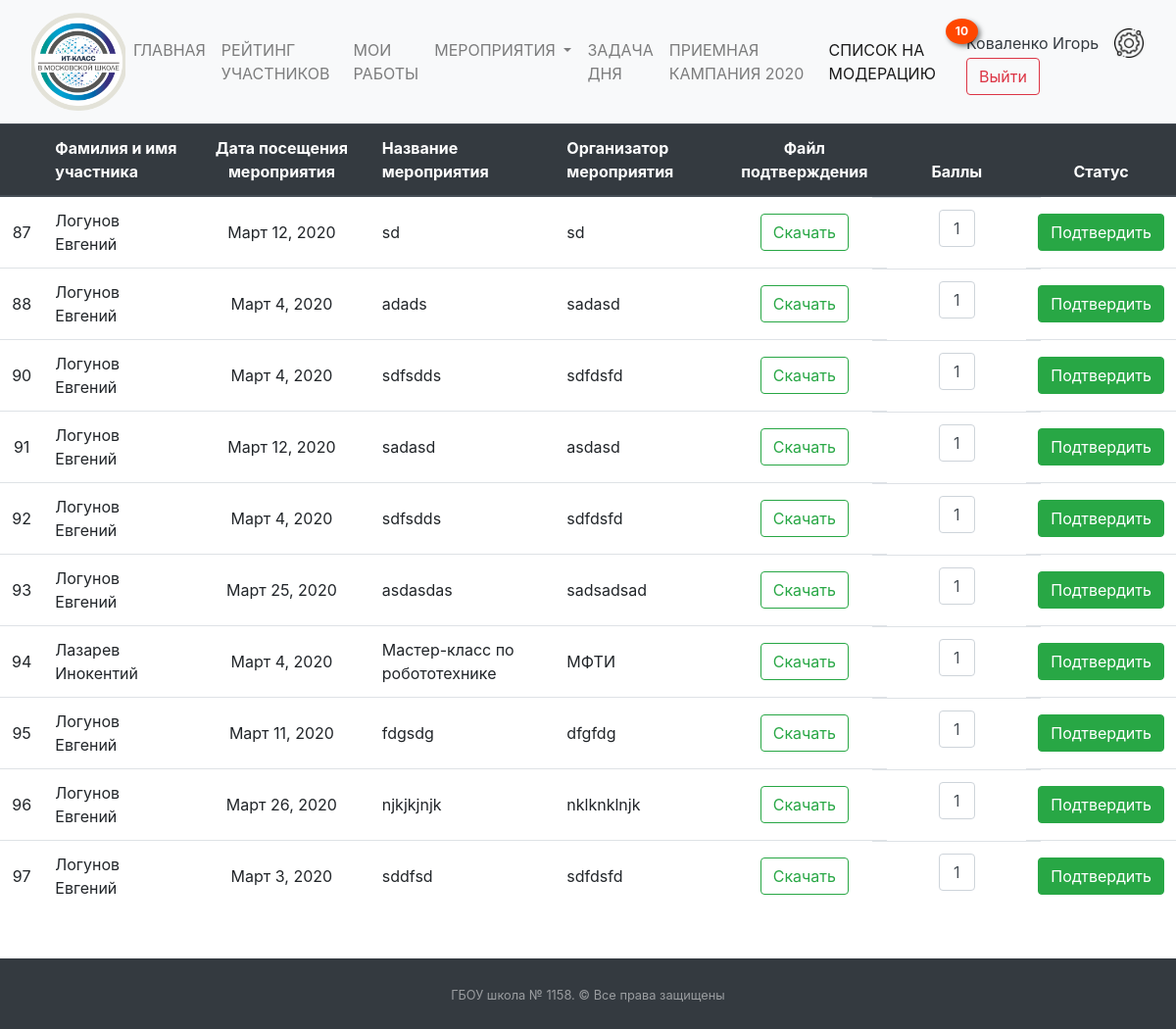
Page /check_list/ (signed in) on the earlier database version.
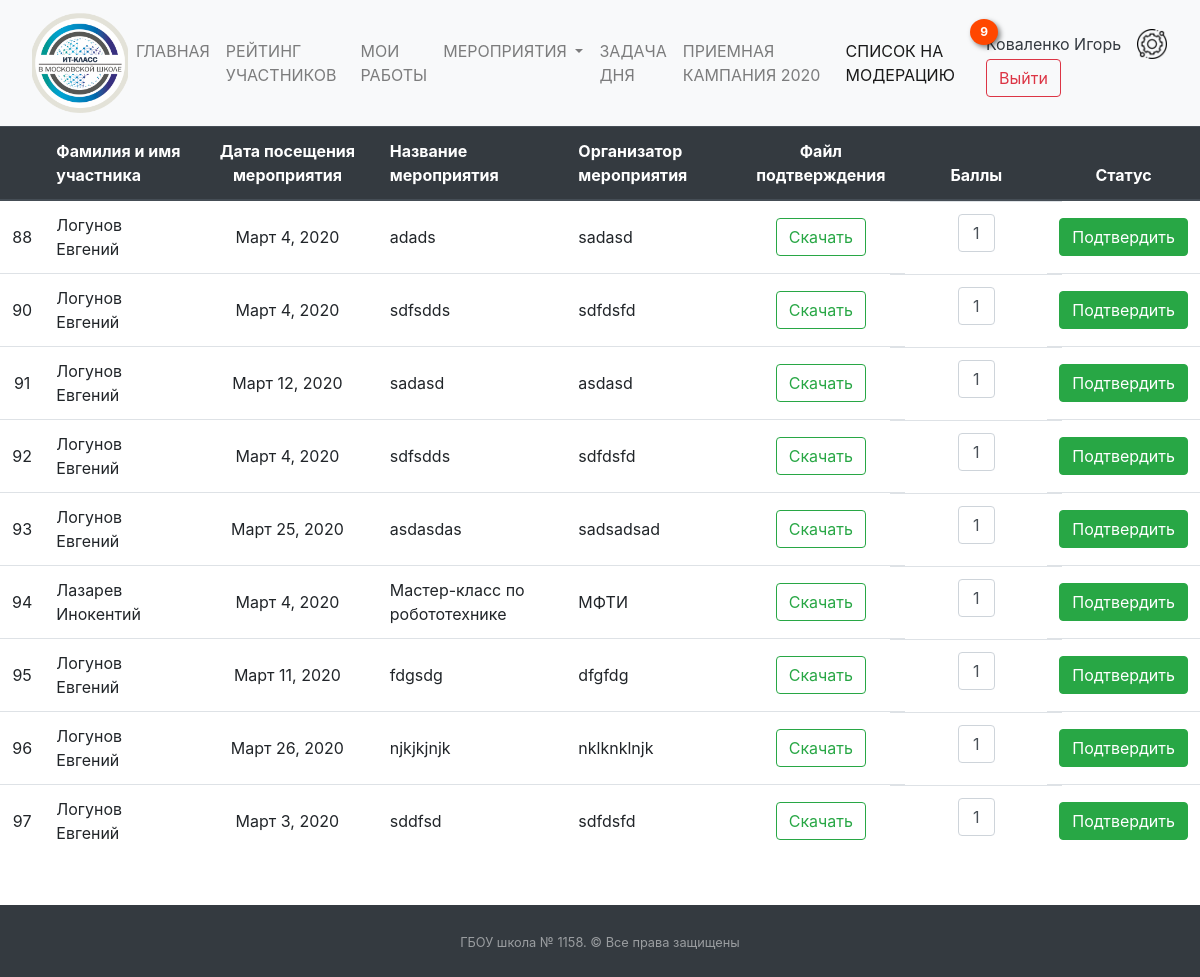
Same page on the later database version.
### mainapp/models.py (models this page shows, shortened)
class Events(models.Model):
    date = models.DateField("Дата посещения")
    name = models.CharField("Название мероприятия", max_length=200)
    organization = models.CharField("Название организации", max_length=300)
    events = models.ForeignKey(Puples, verbose_name="Мероприятия", on_delete=models.SET_NULL, null=True)
    check = models.BooleanField(default=False)
    event_rate = models.PositiveIntegerField(default=1)
    verification_file = models.FileField(upload_to="verification_files/", null=True, verbose_name="Файл")
    class Meta:
        verbose_name = "Мероприятия"
        verbose_name_plural = "Мероприятия"

class Puples(models.Model):
    name = models.TextField("Имя", null=True)
    surname = models.TextField("Фамилия", null=True)
    rate = models.PositiveIntegerField(default=0)
    image = models.ImageField(blank=True ,upload_to="puples_photo", default="puples_photo/user-2.png")
    user = models.OneToOneField(User, on_delete=models.CASCADE, null=True)
    class Meta:
        verbose_name = "Ученики"
        verbose_name_plural = "Ученики"

### mainapp/views.py (the view, shortened to what this page needs)
# urls.py: path("check_list/", views.CheckList.as_view(), name="check_list"),
class CheckList(LoginRequiredMixin, ListView):
    model = Events
    queryset = Events.objects.filter(check=False)
    template_name = "CheckList/check_list.html"
    raise_exception = True
    def get(self, request):
        if request.user.is_superuser:
            return super().get(request)
        else:
            return HttpResponseForbidden()
    def get_context_data(self, *, object_list=None, **kwargs):
        context = super().get_context_data(**kwargs)
        context['events_new'] = Events.objects.filter(check=False).count()
        return context

### templates/CheckList/check_list.html (shortened to what this page needs)
{% extends  'base.html' %}
{% load static %}
{% block main %}
    {% if user.username == "ibkov" %}
        {% if events_list.count != 0 %}
            <div class="table-responsive-sm table-responsive-md">
                <table class="table text-center ">
                    <thead class="thead-dark">
                    <tr>
                        <th></th>
                        <th class="text-left">Фамилия и имя участника</th>
                        <th class="text-center">Дата посещения мероприятия</th>
                        <th class="text-left">Название мероприятия</th>
                        <th class="text-left">Организатор мероприятия</th>
                        <th class="text-center">Файл подтверждения</th>
                        <th class="text-center">Баллы</th>
                        <th>Статус</th>
                    </tr>
                    </thead>
                    {% for event in events_list %}
                        <tr>
                            <td class="align-middle">{{ event.id }}</td>
                            <td class="text-left align-middle">{{ event.events.surname }} {{ event.events.name }}</td>
                            <td class="text-center align-middle">{{ event.date }}</td>
                            <td class="text-left align-middle">{{ event.name }}</td>
                            <td class="text-left align-middle">{{ event.organization }}</td>
                            <td class="text-center align-middle">
                                <form method="post" action="{% url 'verification_file_download' %}">
                                    <button type="submit" class="btn btn-outline-success">Скачать</button>
                                </form>
                            </td>
                            <form method="post">{% csrf_token %}
                                <td class="text-center align-middle row align-content-center align-items-center">
                                    <input type="text"
                                           class="form-control col-xl-3 col-lg-10 mx-auto d-block text-center"
                                                                          name="event_rate" value="1">
                                </td>
                                <td class="align-middle text-center">
                                    <button class="btn btn-success" type="submit">Подтвердить</button>
                            </form>
                        </tr>
                    {% endfor %}
                </table>
            </div>
        {% else %}
            <div class="container text-center my-5"><p class="font-weight-light"Мероприятий на проверку нет</p></div>
        {% endif %}
    {% endif %}
{% endblock %}
{% block detail_active_checklist %} active{% endblock %}

### templates/base.html (shortened to what this page needs)
<!DOCTYPE html>
<html lang="ru">
{% load static %}
<head>
    <link href="{% static 'css/bootstrap.css' %}" rel="stylesheet" type="text/css">
    <link href="{% static 'css/style.css' %}" rel="stylesheet" type="text/css">
    <link rel="stylesheet" href="//code.jquery.com/ui/1.12.1/themes/base/jquery-ui.css">
    <link rel="stylesheet" href="/resources/demos/style.css">
</head>
<body>
<div class="container-fuild">
    <nav class="navbar navbar-expand-lg navbar-light bg-light">
        <a href="/" class="navbar-brand">
            <img class="img-fluid mx-3"
                 style="width: 100px; object-fit: cover; height:100px;"
                 src="{% static '/images/itclass-logo.png' %}"></a>
        <div class="collapse navbar-collapse" id="navbarSupportedContent">
            <ul class="navbar-nav mr-auto">
                <li class="nav-item">
                    <a class="nav-link{% block main_active %}{% endblock %}" href="/">ГЛАВНАЯ<span class="sr-only">(current)</span></a>
                </li>
                {% if user.is_authenticated %}
                    <li class="nav-item">
                        <a class="nav-link{% block detail_active %}{% endblock %}" href="/rate">РЕЙТИНГ УЧАСТНИКОВ</a>
                    </li>
                {% endif %}
                {% if user.is_authenticated %}
                    <li class="nav-item">
                        <a class="nav-link{% block detail_active_works %}{% endblock %}" href="/works">МОИ РАБОТЫ</a>
                    </li>
                {% endif %}
                <li class="nav-item dropdown">
                    <a class="nav-link dropdown-toggle{% block detail_active_hach %}{% endblock %}" href="#"
                       id="navbarDropdown" role="button"
                       data-toggle="dropdown" aria-haspopup="true" aria-expanded="false">
                        МЕРОПРИЯТИЯ
                    </a>
                </li>
                {% if user.is_authenticated %}
                    <li class="nav-item">
                        <a class="nav-link{% block detail_active_task %}{% endblock %}" href="/task_day/">ЗАДАЧА ДНЯ</a>
                    </li>
                {% endif %}
                <li class="nav-item">
                    <a class="nav-link" href="http://profil.mos.ru/it/?page_id=1139">ПРИЕМНАЯ КАМПАНИЯ 2020</a>
                </li>
                {% if user.is_superuser %}
                    {% if events_new != 0 %}
                        <li class="nav-item">
                        <a class="nav-link notification{% block detail_active_checklist %}{% endblock %}"
                           href="/check_list"><span>СПИСОК
                            НА МОДЕРАЦИЮ </span>
                        <span class="badge mr-3 mr-lg-0">{{ events_new }}</span>{% endif %}</a>
                </li>
                {% endif %}
            </ul>
            <form class="form-inline my-2 my-lg-0">
                {% if user.is_authenticated %}
                    <a class="nav-link text-dark disabled p-0"
                       href="/account/">{{ user.last_name }} {{ user.first_name }}</a>
                    <a href="/account/">
                        <img class="img-fluid mx-3"
                             style="width: 30px; object-fit: cover; height:30px;"
                             src="{% static '/images/support.png' %}"></a>
                {% endif %}
                {% if user.username == "" %}
                    <a class="nav-link disabled" href="#">Гость</a>
                    <a class="btn btn-outline-success my-2 my-sm-0" href="/login">Войти</a>
                {% else %}
                    <a class="btn btn-outline-danger my-2 my-sm-0" href="/logout">Выйти</a>
                {% endif %}
            </form>
        </div>
    </nav>
    {% block main %}
    {% endblock %}
    <footer id="sticky-footer" class="py-4 bg-dark text-white-50 mt-5">
        <div class="container text-center">
            <small>ГБОУ школа № 1158. &copy; Все права защищены</small>
        </div>
    </footer>
</div>
</body>
</html>

Differences in the rows shown:
no longer on this page (row edited): Events: id "87", events.surname "Логунов", events.name "Евгений", date "Март 12, 2020", name "sd", organization "sd"
Other differences:
{{ events_new }}: "10" → "9"
